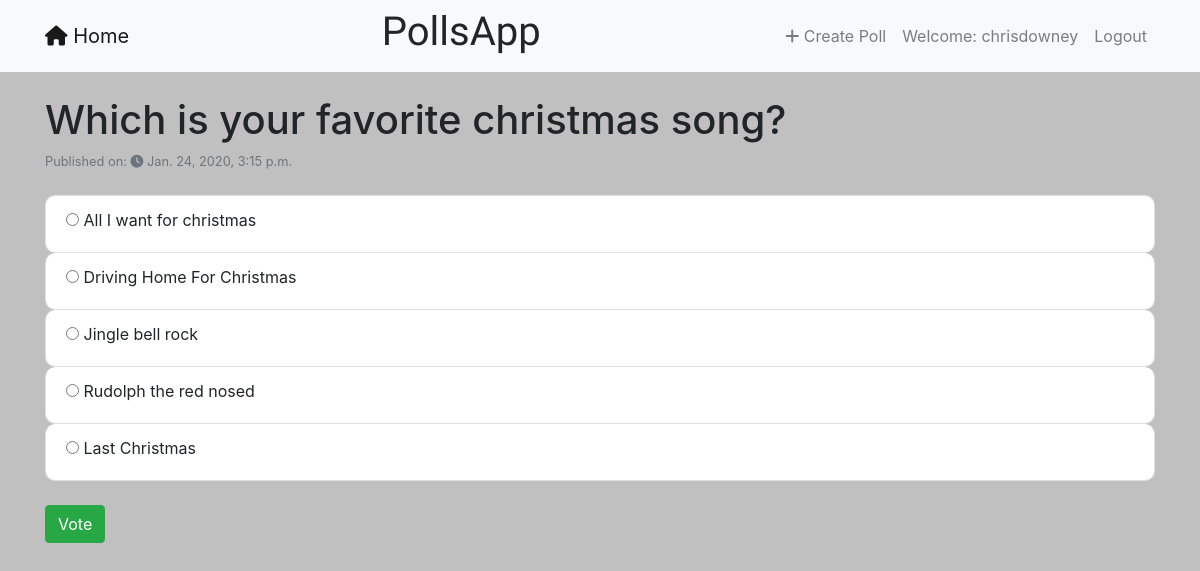
Screenshot of /polls/10/ (signed in) with the database file from the repository.
### polls/models.py (models this page shows, shortened)
class Question(models.Model):
    user = models.ForeignKey(User, on_delete=models.CASCADE)
    question_text = models.CharField(max_length=200)
    pub_date = models.DateTimeField('Date Published',default=timezone.now)
    no_of_choices = models.IntegerField('Number of Choices', default=0)
    voted_by = models.ManyToManyField(User, blank=True, related_name='questions_voted')
    class Meta:
        ordering = ['-pub_date']

class Choice(models.Model):
    question = models.ForeignKey(Question, on_delete=models.CASCADE)
    choice_text = models.CharField(max_length=200)
    votes = models.IntegerField(default=0)
    class Meta:
        ordering = ['-votes']

### polls/views.py (the view)
# urls.py: path('<int:pk>/', views.DetailView.as_view(), name='detail'),
class DetailView(LoginRequiredMixin,generic.DetailView):
    model = Question
    template_name = 'polls/detail.html'

### polls/templates/polls/detail.html (shortened to what this page needs)
{% extends "base.html" %}
{% block content %}
<h1>{{ question.question_text }}?</h1>
<small class="form-text text-muted">Published on:
  <i class="fas fa-clock"></i>
  <time>{{question.pub_date}}</time>
</small>
<br>
<form action="{% url 'polls:vote' question.id %}" method="post">
{% for choice in question.choice_set.all %}
<div style="border-radius:10px" class="list-group-item">
  <input type="radio" name="choice" id="choice{{ forloop.counter }}" value="{{ choice.id }}">
  <label for="choice{{ forloop.counter }}">{{ choice.choice_text }}</label>
</div>
{% endfor %}
<br>
<input type="submit" class="btn btn-success" value="Vote">
</form>
{% endblock %}

### templates/base.html (shortened to what this page needs)
<!DOCTYPE html>
{% load static %}
<html lang="en" dir="ltr">
  <head>
    <link rel="stylesheet" href="https://stackpath.bootstrapcdn.com/bootstrap/4.4.1/css/bootstrap.min.css">
    <link href="https://stackpath.bootstrapcdn.com/font-awesome/4.7.0/css/font-awesome.min.css" rel="stylesheet">
    <link rel="stylesheet" href="{% static 'css/main.css' %}">
  </head>
  <body>
    <header>
      <nav class="navbar navbar-expand-lg navbar-light bg-light ">
        <div class="container">
          <a class="navbar-brand" href="{% url 'polls:index' %}">
            <i class="fas fa-home"></i>
            Home
          </a>
          <h1 style="font-family: 'Indie Flower', cursive;">PollsApp</h1>
          <ul class="nav navbar-nav nav-fill">
            {% if user.is_authenticated %}
            <li class="nav-item">
              <a class="nav-link" href="{% url 'polls:create' %}">
              <i class="fas fa-plus"></i>
              Create Poll
              </a>
            </li class="nav-item">
            <li class="nav-item nav-link">Welcome: {{user.username}}</li>
            <li class="nav-item"><a class="nav-link" href="{% url 'accounts:logout' %}">Logout</a></li>
            {% else %}
            <li class="nav-item"><a class="nav-link" href="{% url 'login' %}">Login</a></li>
            <li class="nav-item"><a class="nav-link" href="{% url 'accounts:signup' %}">Sign Up</a></li>
            <li class="nav-item"><a class="nav-link" href="{% url 'about' %}">About</a></li>
            {% endif %}
          </ul>
        </div>
      </nav>
    </header>
    <div class="container">
      <br>
      {% block content %}
      {% endblock %}
      <br>
    </div>
  </body>
</html>

### static/css/main.css (style rules this page uses)
body { background-color: #C0C0C0; }

### rows the page displays
Question: question_text "Which is your favorite christmas song", pub_date "Jan. 24, 2020, 3:15 p.m."
Choice: choice_text "All I want for christmas"
Choice: choice_text "Driving Home For Christmas"
Choice: choice_text "Jingle bell rock"
Choice: choice_text "Rudolph the red nosed"
Choice: choice_text "Last Christmas"

### other values shown
{{ user.username }} "chrisdowney"
